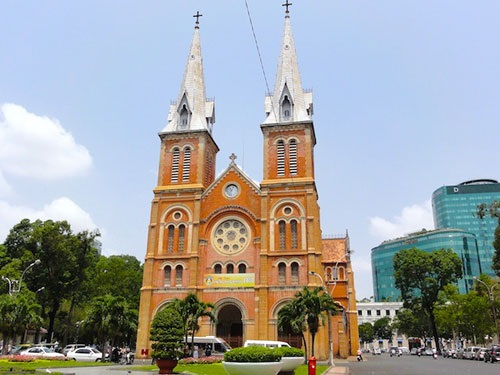
#> input picture computer_vision/simple_featute_extraction.py/img.jpg, 500 x 375 px
$ python feature_extraction.py
#> lines starting #> are read from the running program, lines starting #| are printed output that depends on the picture
import cv2
import numpy as np
from scipy.ndimage import generic_filter

img = cv2.imread('img.jpg', 1)
#> img is the input picture: shape (375, 500, 3); mean B, G, R 162, 161.4, 157.9
gray = cv2.cvtColor(img, cv2.COLOR_BGR2GRAY)
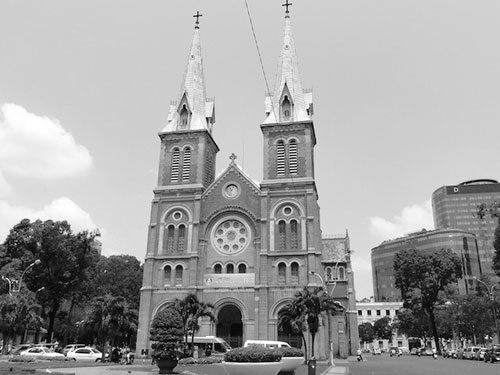
#> gray: shape (375, 500); min 0, max 255, mean 160.5
cv2.imwrite('gray.jpg', gray)


#> (the run stopped early here; a loop or call above may not have finished)
